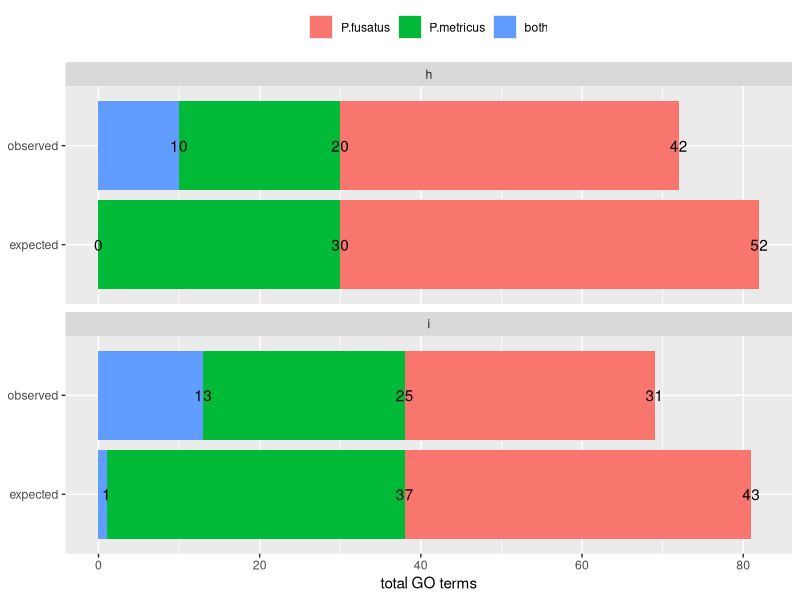
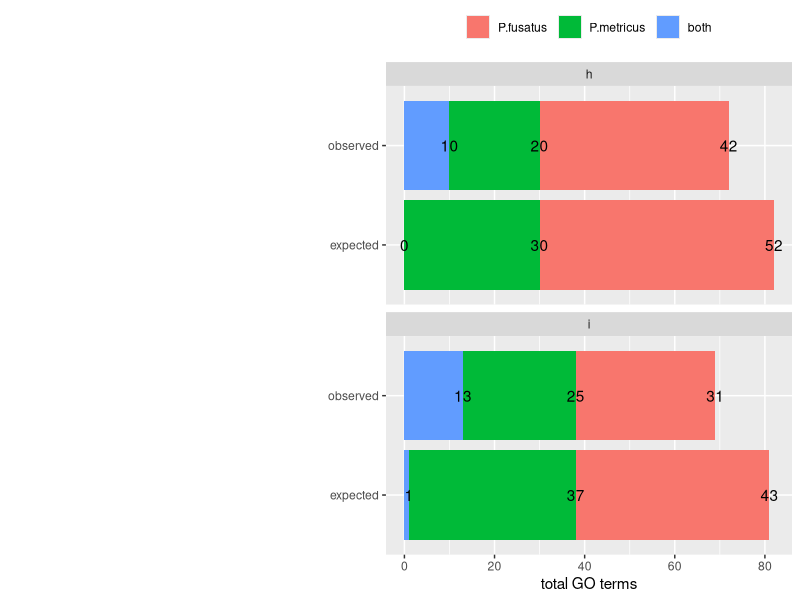

Write R code to recreate these figures, in order.
## ---- chunk 1
library(ggplot2)
library(cowplot)

knitr::opts_chunk$set(fig.path = './', echo = F, message = F)
## ---- chunk 2
GOvenn <- read.csv(file = "./GOvenn.csv")
#head(GOvenn)

GOvenn$species <- factor(GOvenn$species, levels = c("P.fusatus", "P.metricus",  "both"))

p <- ggplot(data=GOvenn, aes(x=pattern, y = count,  fill = species)) + 
  geom_bar(stat="identity")  + 
  coord_flip() +
  facet_wrap(~GO, nrow = 2) +
  geom_text(position = "stack", aes(x=pattern, y = count,  label = count, hjust = 0.5)) +
  theme(legend.position = "top",
        legend.title = element_blank()) +
  labs(x = NULL, y = "total GO terms")
p

## ---- chunk 3
p2 <- ggdraw() + draw_image("GOvenn-original.png", scale = 0.9)
plot_grid(p2, p, rel_widths = c(0.4,0.6))
